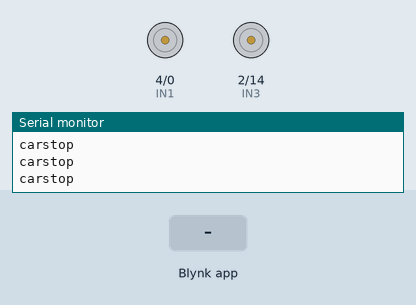
The sketch below on a simulated ESP8266 (NodeMCU). On the bench: motor-driver pin pairs drawn as motors (green arrow = first pin HIGH = forward, orange = second pin HIGH = backward, longer = more drive, scaled by the enable pin), the last lines printed to the serial monitor. The test bench sets the inputs (shaded band). WiFi joins after 1.5 s; servers stay silent unless stated.

Above: at 3.0 s.
3.1 s: Blynk app writes 1 to V0
4.6 s: Blynk app writes 1 to V4
At 5.3 s:
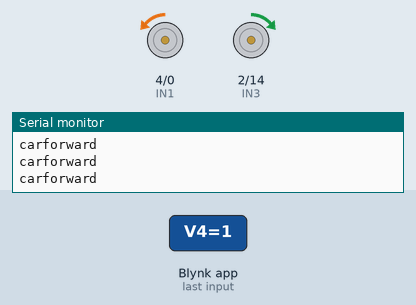
6.1 s: Blynk app writes 0 to V0
At 7.3 s:
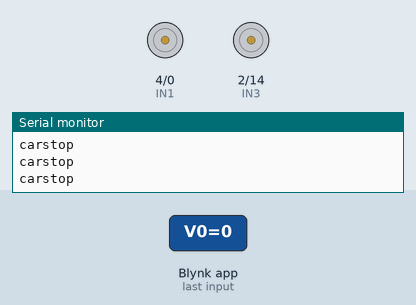
7.6 s: Blynk app writes 1 to V1
At 8.8 s:
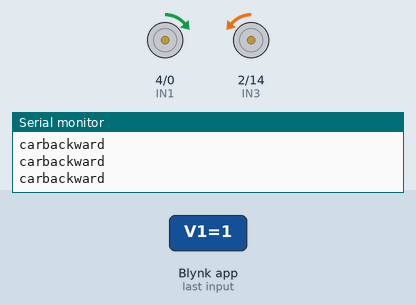
9.1 s: Blynk app writes 0 to V4
At 10.0 s:
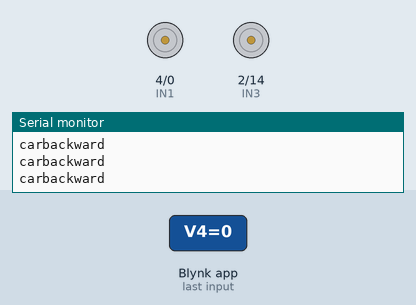
10.6 s: Blynk app writes 200 to V4
At 11.2 s:
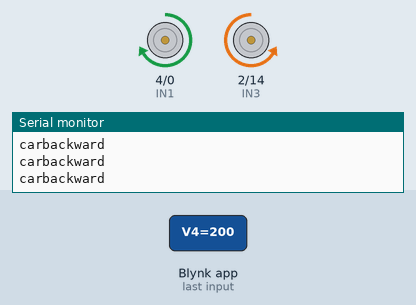
Timing chart, 0 to 13.1 s (numbered marks = the images above; inputs shaded):
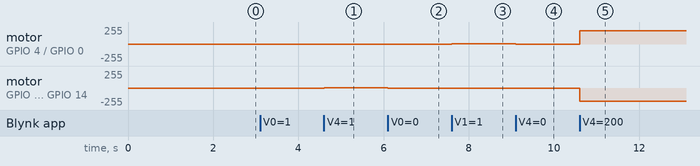

Measured:
- after the input at 4.6 s, motor on GPIO 4 (IN1) / GPIO 0 (IN2): stopped → backward 1/255 at once; motor on GPIO 2 (IN3) / GPIO 14 (IN4): stopped → forward 1/255 at once
- after the input at 6.1 s, motor on GPIO 4 (IN1) / GPIO 0 (IN2): backward 1/255 → stopped at once; motor on GPIO 2 (IN3) / GPIO 14 (IN4): forward 1/255 → stopped at once
- after the input at 7.6 s, motor on GPIO 4 (IN1) / GPIO 0 (IN2): stopped → forward 1/255 at once; motor on GPIO 2 (IN3) / GPIO 14 (IN4): stopped → backward 1/255 at once
- after the input at 9.1 s, motor on GPIO 4 (IN1) / GPIO 0 (IN2): forward 1/255 → stopped at once; motor on GPIO 2 (IN3) / GPIO 14 (IN4): backward 1/255 → stopped at once
- after the input at 10.6 s, motor on GPIO 4 (IN1) / GPIO 0 (IN2): stopped → forward 200/255 at once; motor on GPIO 2 (IN3) / GPIO 14 (IN4): stopped → backward 200/255 at once

The sketch:

esp8266code.ino
```cpp
 #define BLYNK_PRINT Serial

/* Fill in information from Blynk Device Info here */
#define BLYNK_TEMPLATE_ID "TMPL2qua2ZwBu"
#define BLYNK_TEMPLATE_NAME "Control car"
#define BLYNK_AUTH_TOKEN "BoaABNAdWzFfj3p-fSmiXscKbfVDc3Cx"

#include <ESP8266WiFi.h>
#include <BlynkSimpleEsp8266.h>

#define ENA 5  // GPIO5 (D1)
#define IN1 4  // GPIO4 (D2)
#define IN2 0  // GPIO0 (D3)
#define IN3 2  // GPIO2 (D4)
#define IN4 14 // GPIO14 (D5)
#define ENB 12 // GPIO12 (D6)

bool forward = false;
bool backward = false;
bool left = false;
bool right = false;
int Speed = 0;

char auth[] = "BoaABNAdWzFfj3p-fSmiXscKbfVDc3Cx";
char ssid[] = "Controle";
char pass[] = "projete2408m";

void setup() {
  Serial.begin(9600);
  pinMode(ENA, OUTPUT);
  pinMode(IN1, OUTPUT);
  pinMode(IN2, OUTPUT);
  pinMode(IN3, OUTPUT);
  pinMode(IN4, OUTPUT);
  pinMode(ENB, OUTPUT);

  Blynk.begin(auth, ssid, pass);
}

BLYNK_WRITE(V0) {
  forward = param.asInt();
}

BLYNK_WRITE(V1) {
  backward = param.asInt();
}

BLYNK_WRITE(V2) {
  left = param.asInt();
}

BLYNK_WRITE(V3) {
  right = param.asInt();
}

BLYNK_WRITE(V4) {
  Speed = param.asInt();
}

void smartcar() {
  if (forward) {
    carforward();
    Serial.println("carforward");
  } else if (backward) {
    carbackward();
    Serial.println("carbackward");
  } else if (left) {
    carturnleft();
    Serial.println("carleft");
  } else if (right) {
    carturnright();
    Serial.println("carright");
  } else {
    carStop();
    Serial.println("carstop");
  }
}

void loop() {
  Blynk.run();
  smartcar();
}

void carforward() {
  analogWrite(ENA, Speed);
  analogWrite(ENB, Speed);
  digitalWrite(IN1, LOW);
  digitalWrite(IN2, HIGH);
  digitalWrite(IN3, HIGH);
  digitalWrite(IN4, LOW);
}

void carbackward() {
  analogWrite(ENA, Speed);
  analogWrite(ENB, Speed);
  digitalWrite(IN1, HIGH);
  digitalWrite(IN2, LOW);
  digitalWrite(IN3, LOW);
  digitalWrite(IN4, HIGH);
}

void carturnleft() {
  analogWrite(ENA, Speed);
  analogWrite(ENB, Speed);
  digitalWrite(IN1, HIGH);
  digitalWrite(IN2, LOW);
  digitalWrite(IN3, HIGH);
  digitalWrite(IN4, LOW);
}

void carturnright() {
  analogWrite(ENA, Speed);
  analogWrite(ENB, Speed);
  digitalWrite(IN1, LOW);
  digitalWrite(IN2, HIGH);
  digitalWrite(IN3, LOW);
  digitalWrite(IN4, HIGH);
}

void carStop() {
  digitalWrite(IN1, LOW);
  digitalWrite(IN2, LOW);
  digitalWrite(IN3, LOW);
  digitalWrite(IN4, LOW);
}
```
